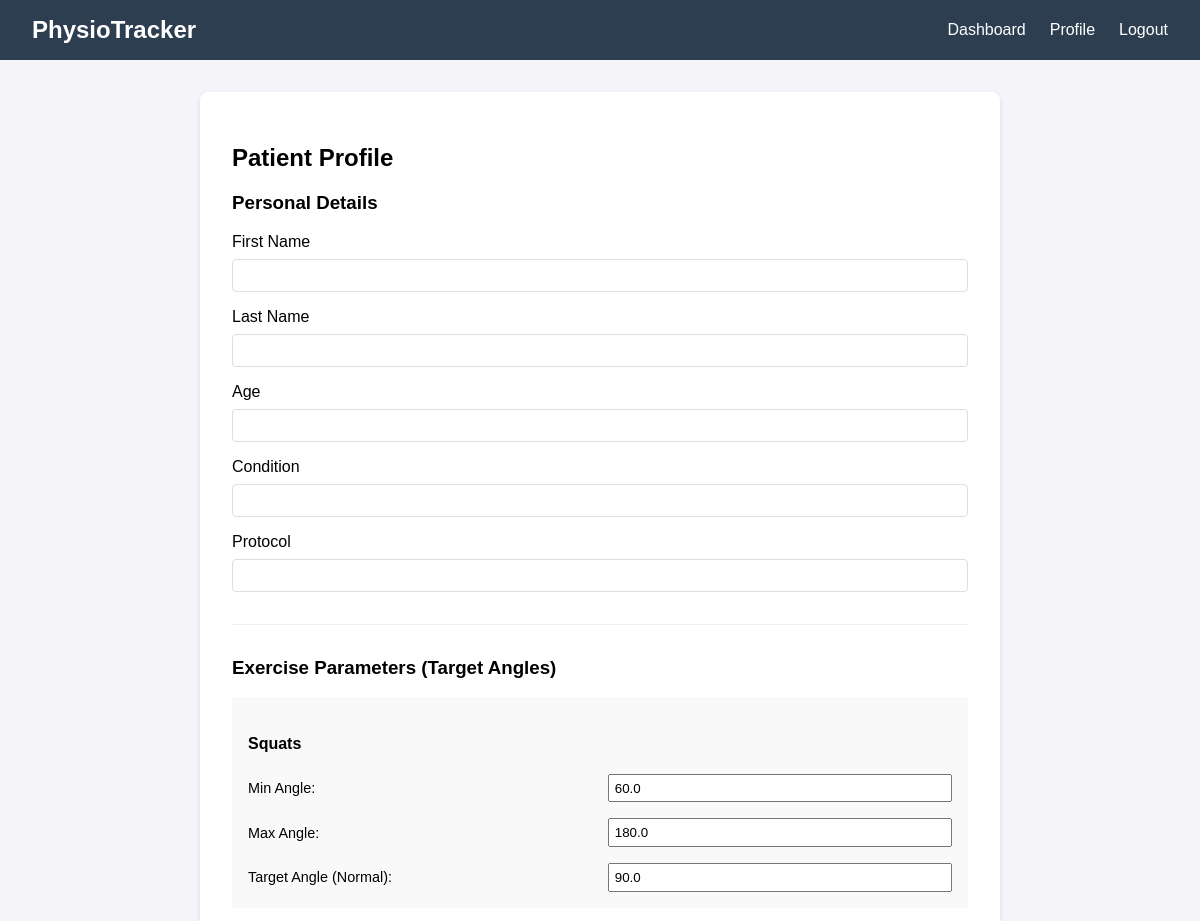
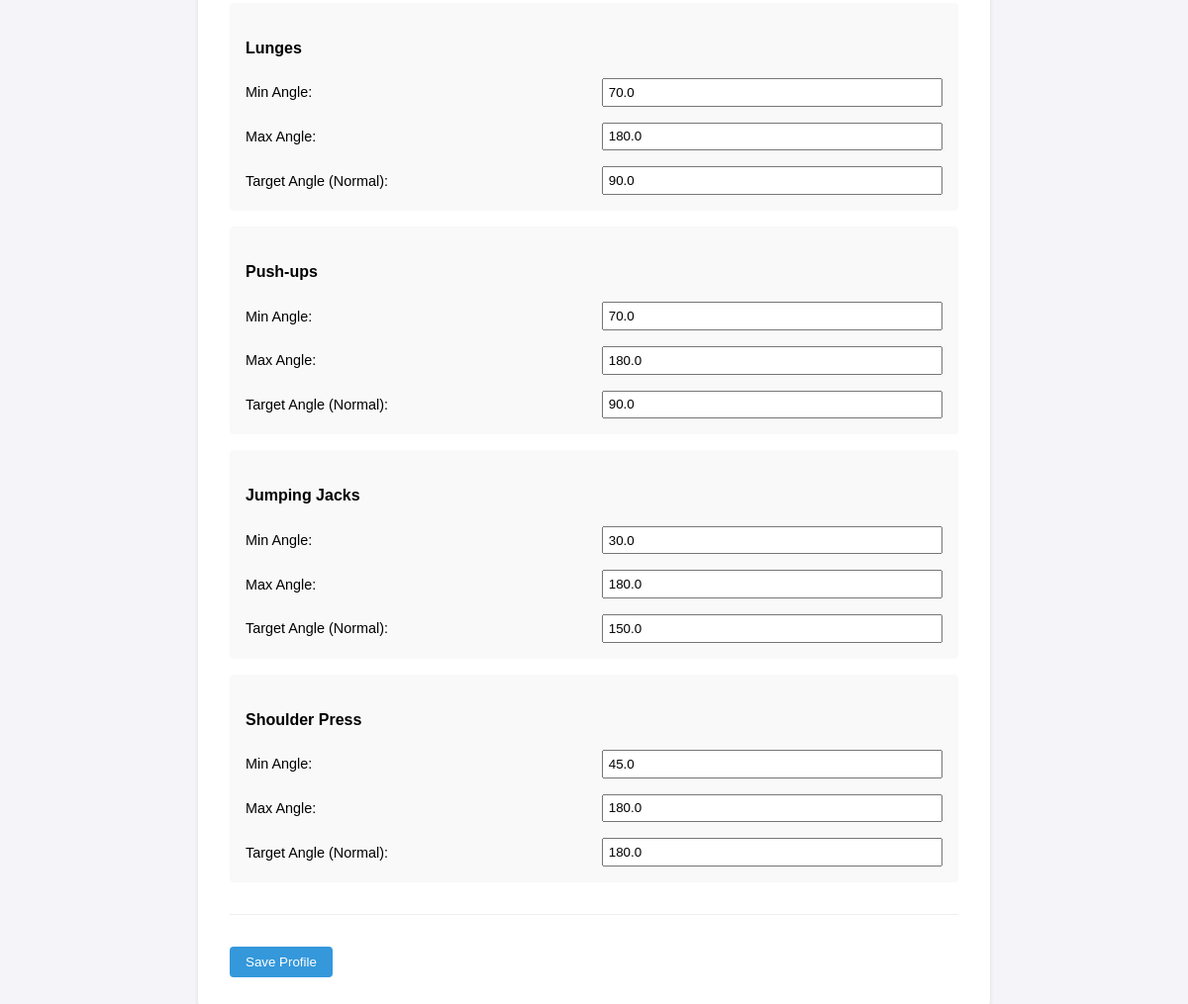
The app's page /profile (signed in) with its own data (2 pictures, top to bottom).
### physio_tracker/models.py (models this page shows)
class ParameterSet(db.Model):
    id = db.Column(db.Integer, primary_key=True)
    user_id = db.Column(db.Integer, db.ForeignKey('user.id'), nullable=False)
    exercise_name = db.Column(db.String(100), nullable=False)
    min_angle = db.Column(db.Float, nullable=False, default=0.0)
    max_angle = db.Column(db.Float, nullable=False, default=180.0)
    target_angle = db.Column(db.Float, nullable=False, default=90.0)

### physio_tracker/app.py (the view, shortened to what this page needs)
@app.route('/profile', methods=['GET', 'POST'])
@login_required
def profile():
    return render_template('profile.html', user=current_user)

### physio_tracker/app.py (called while the page is built)
@login_manager.user_loader
def load_user(user_id):
    return User.query.get(int(user_id))

### physio_tracker/templates/profile.html
{% extends 'base.html' %}
{% block content %}
<div class="profile">
    <h2>Patient Profile</h2>
    <form method="POST" action="{{ url_for('profile') }}">
        <div class="form-section">
            <h3>Personal Details</h3>
            <div class="form-group">
                <label>First Name</label>
                <input type="text" name="first_name" value="{{ user.profile.first_name or '' }}">
            </div>
            <div class="form-group">
                <label>Last Name</label>
                <input type="text" name="last_name" value="{{ user.profile.last_name or '' }}">
            </div>
            <div class="form-group">
                <label>Age</label>
                <input type="number" name="age" value="{{ user.profile.age or '' }}">
            </div>
            <div class="form-group">
                <label>Condition</label>
                <input type="text" name="condition" value="{{ user.profile.condition or '' }}">
            </div>
            <div class="form-group">
                <label>Protocol</label>
                <input type="text" name="protocol" value="{{ user.profile.protocol or '' }}">
            </div>
        </div>
        <div class="form-section">
            <h3>Exercise Parameters (Target Angles)</h3>
            {% for param in user.parameters %}
            <div class="param-group">
                <h4>{{ param.exercise_name }}</h4>
                <div class="param-inputs">
                    <label>Min Angle:</label>
                    <input type="number" step="0.1" name="{{ param.exercise_name }}_min" value="{{ param.min_angle }}">
                    <label>Max Angle:</label>
                    <input type="number" step="0.1" name="{{ param.exercise_name }}_max" value="{{ param.max_angle }}">
                    <label>Target Angle (Normal):</label>
                    <input type="number" step="0.1" name="{{ param.exercise_name }}_target" value="{{ param.target_angle }}">
                </div>
            </div>
            {% endfor %}
        </div>
        <button type="submit" class="btn">Save Profile</button>
    </form>
</div>
{% endblock %}

### physio_tracker/templates/base.html (shortened to what this page needs)
<!DOCTYPE html>
<html lang="en">
<head>
    <link rel="stylesheet" href="{{ url_for('static', filename='css/style.css') }}">
</head>
<body>
    <nav>
        <div class="logo">PhysioTracker</div>
        <ul>
            {% if current_user.is_authenticated %}
                <li><a href="{{ url_for('dashboard') }}">Dashboard</a></li>
                <li><a href="{{ url_for('profile') }}">Profile</a></li>
                <li><a href="{{ url_for('logout') }}">Logout</a></li>
            {% else %}
                <li><a href="{{ url_for('login') }}">Login</a></li>
                <li><a href="{{ url_for('register') }}">Register</a></li>
            {% endif %}
        </ul>
    </nav>
    <main>
        {% block content %}{% endblock %}
    </main>
</body>
</html>

### physio_tracker/static/css/style.css (style rules this page uses)
* { box-sizing: border-box; font-family: Arial, sans-serif; }
body { margin: 0; padding: 0; background-color: #f4f4f9; }
nav { background-color: #2c3e50; color: white; display: flex; justify-content: space-between; padding: 1rem 2rem; align-items: center; }
nav .logo { font-size: 1.5rem; font-weight: bold; }
nav ul { list-style: none; display: flex; gap: 1.5rem; margin: 0; padding: 0; }
nav a { color: white; text-decoration: none; }
main { padding: 2rem; max-width: 1000px; margin: 0 auto; }
.btn { background-color: #3498db; color: white; padding: 0.5rem 1rem; text-decoration: none; border: none; border-radius: 4px; cursor: pointer; display: inline-block; }
.auth-form, .profile { background: white; padding: 2rem; border-radius: 8px; box-shadow: 0 2px 4px rgba(0,0,0,0.1); max-width: 500px; margin: 0 auto; }
.profile { max-width: 800px; }
.form-group { margin-bottom: 1rem; }
.form-group label { display: block; margin-bottom: 0.5rem; }
.form-group input { width: 100%; padding: 0.5rem; border: 1px solid #ddd; border-radius: 4px; }
.form-section { margin-bottom: 2rem; border-bottom: 1px solid #eee; padding-bottom: 1rem; }
.param-group { background: #f9f9f9; padding: 1rem; margin-bottom: 1rem; border-radius: 4px; }
.param-inputs { display: grid; grid-template-columns: 1fr 1fr; gap: 1rem; align-items: center; }
.param-inputs label { font-size: 0.9rem; }
.param-inputs input { padding: 0.3rem; width: 100%; }

### records on screen
ParameterSet: exercise_name "Squats", min_angle "60.0", max_angle "180.0", target_angle "90.0"
ParameterSet: exercise_name "Lunges", min_angle "70.0", max_angle "180.0", target_angle "90.0"
ParameterSet: exercise_name "Push-ups", min_angle "70.0", max_angle "180.0", target_angle "90.0"
ParameterSet: exercise_name "Jumping Jacks", min_angle "30.0", max_angle "180.0", target_angle "150.0"
ParameterSet: exercise_name "Shoulder Press", min_angle "45.0", max_angle "180.0", target_angle "180.0"
